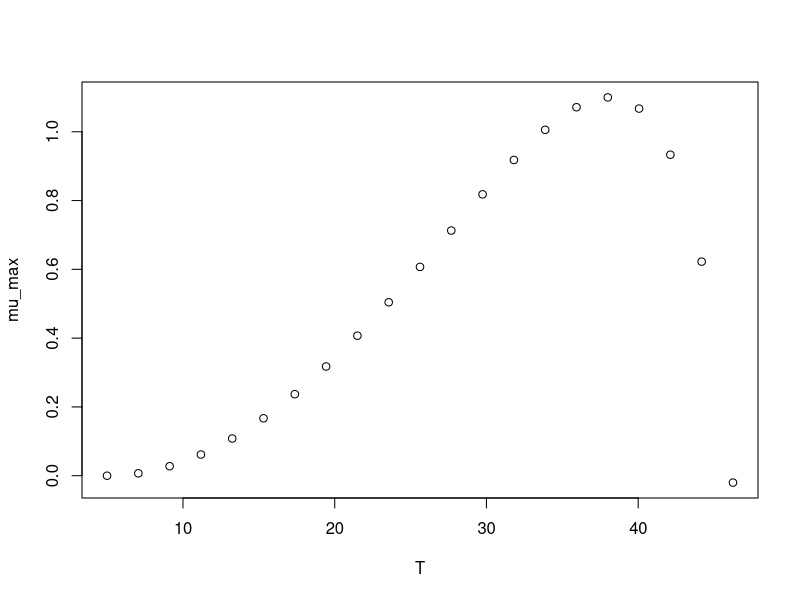

Recreate this plot in R.
#############################
# start of Parameter script
#############################
T <- seq(4.995004995005,46.2462,length.out=21)
#############################
# end of Parameter script
#############################
############################# 
# start of Model script Gropin ID 399 
#############################
 
# constant coefficients for this model
 
variables <- data.frame(T)
argumentsPar <- expand.grid(variables)
 
# heart of the model
response_surface <- function(T) {
   mumax <-(1.1*(T-46.2)*((T-5)^2))/((38.1-5)*((38.1-5)*(T-38.1)-(38.1-46.2)*(38.1+5-2*T)))

return(mumax=mumax)
} 

# output parameters
mumax <- cbind(argumentsPar,response_surface(argumentsPar['T']))
colnames(mumax) <- c(colnames(argumentsPar),'mumax')
#############################
# End of Model script
#############################
############################# 
# start of Visualisation script Gropin ID 399 
#############################
plot(T,mumax$mumax,
                          xlab='T',
                          ylab='mu_max')
#############################
# End of Visualisation script
#############################
